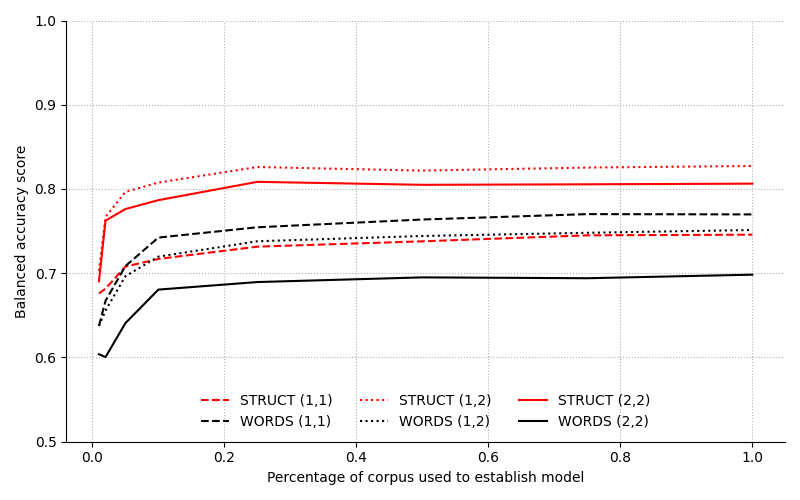

Generate this figure with Python:
import numpy as np
import matplotlib.pyplot as plt

results_11 = np.load("e11_2.npy")
results_12 = np.load("e12_2.npy")
results_22 = np.load("e22_2.npy")
results_11 = np.mean(results_11, axis=1).T[:2]
results_12 = np.mean(results_12, axis=1).T[:2]
results_22 = np.mean(results_22, axis=1).T[:2]
quantities = np.array([.01, .02, .05, .1, .25, .50, .75, 1.])
quantities = np.array([.0004, .0036, .0068, .01, .1, .2, .3, .4, .5, .6, .7, .8, .9, 1.])

print(results_11.shape)

labels = ["STRUCT", "WORDS"]
lss = ['--', ":", "-"]
colors = ['red', 'black']

fig, ax = plt.subplots(1, 1, figsize=(8, 5))
for i, label in enumerate(labels):
    print(i, label)
    ax.plot(quantities, results_11[i],
            label="%s (1,1)" % label, ls='--', c=colors[i])

for i, label in enumerate(labels):
    print(i, label)
    ax.plot(quantities, results_12[i],
            label="%s (1,2)" % label, ls=':', c=colors[i])


for i, label in enumerate(labels):
    print(i, label)
    ax.plot(quantities, results_22[i],
            label="%s (2,2)" % label, ls='-', c=colors[i])


ax.set_ylim(.5, 1)
ax.set_xlim(0,1)
ax.set_xlabel("Percentage of corpus used to establish model")
ax.set_ylabel("Balanced accuracy score")
ax.grid(ls=":")
ax.spines['right'].set_visible(False)
ax.spines['top'].set_visible(False)
plt.legend(ncol=3, loc=8, frameon=False)

plt.tight_layout()
plt.savefig("plot2.png")
plt.savefig("plot2.eps")
